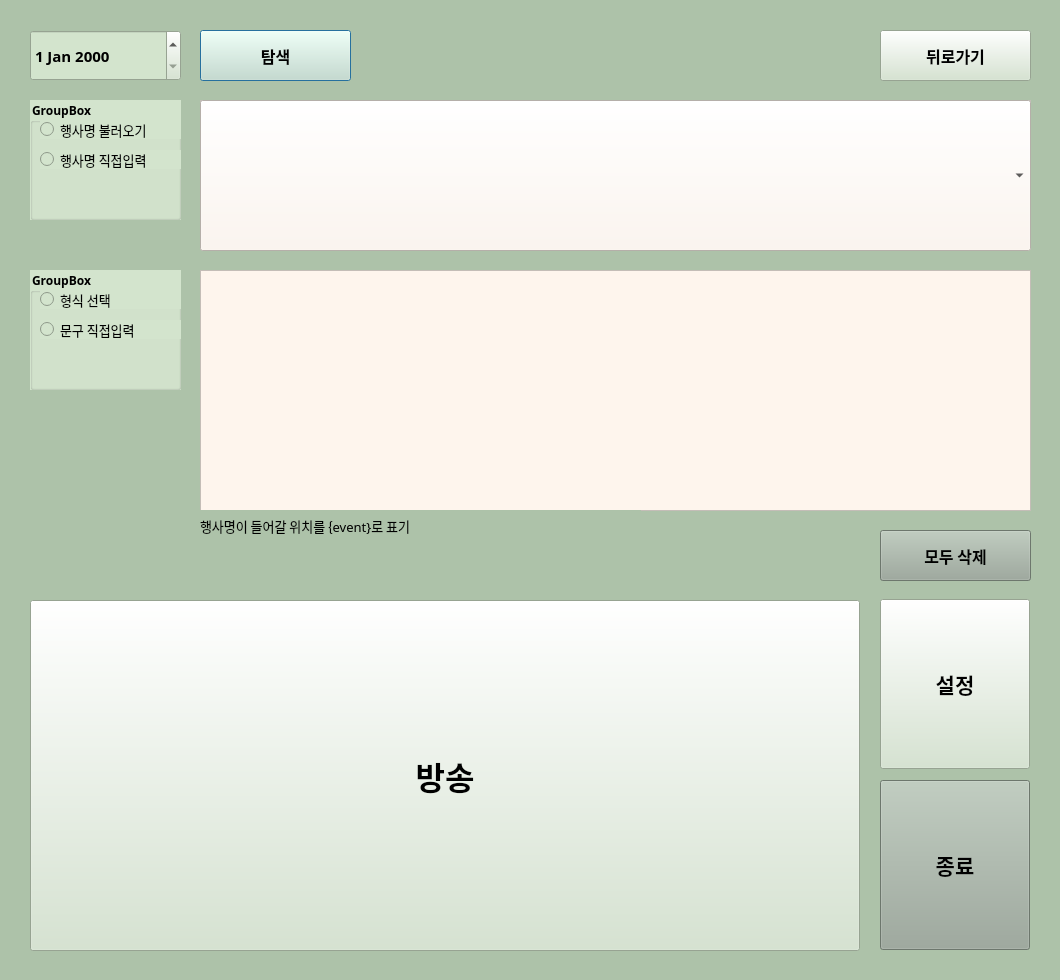
<?xml version="1.0" encoding="UTF-8"?>
<ui version="4.0">
 <class>Dialog</class>
 <widget class="QDialog" name="Dialog">
  <property name="geometry">
   <rect>
    <x>0</x>
    <y>0</y>
    <width>1060</width>
    <height>980</height>
   </rect>
  </property>
  <property name="windowTitle">
   <string>Dialog</string>
  </property>
  <property name="styleSheet">
   <string notr="true">background-color:rgb(173, 194, 169)</string>
  </property>
  <widget class="QPushButton" name="searchbutton">
   <property name="geometry">
    <rect>
     <x>200</x>
     <y>30</y>
     <width>151</width>
     <height>51</height>
    </rect>
   </property>
   <property name="font">
    <font>
     <family>한컴 고딕</family>
     <pointsize>12</pointsize>
     <weight>75</weight>
     <bold>true</bold>
    </font>
   </property>
   <property name="styleSheet">
    <string notr="true">background-color: rgb(211, 228, 205)</string>
   </property>
   <property name="text">
    <string>탐색</string>
   </property>
  </widget>
  <widget class="QDateEdit" name="date">
   <property name="enabled">
    <bool>true</bool>
   </property>
   <property name="geometry">
    <rect>
     <x>30</x>
     <y>30</y>
     <width>151</width>
     <height>51</height>
    </rect>
   </property>
   <property name="font">
    <font>
     <family>한컴 고딕</family>
     <pointsize>11</pointsize>
     <weight>75</weight>
     <bold>true</bold>
    </font>
   </property>
   <property name="styleSheet">
    <string notr="true">background-color:rgb(211, 228, 205)</string>
   </property>
  </widget>
  <widget class="QPushButton" name="pabutton">
   <property name="geometry">
    <rect>
     <x>30</x>
     <y>600</y>
     <width>830</width>
     <height>351</height>
    </rect>
   </property>
   <property name="font">
    <font>
     <family>한컴 고딕</family>
     <pointsize>24</pointsize>
     <weight>75</weight>
     <bold>true</bold>
    </font>
   </property>
   <property name="styleSheet">
    <string notr="true">background-color: rgb(211, 228, 205)</string>
   </property>
   <property name="text">
    <string>방송</string>
   </property>
  </widget>
  <widget class="QListWidget" name="listWidget">
   <property name="geometry">
    <rect>
     <x>200</x>
     <y>270</y>
     <width>831</width>
     <height>241</height>
    </rect>
   </property>
   <property name="styleSheet">
    <string notr="true">background-color:rgb(254, 245, 237)</string>
   </property>
   <item>
    <property name="text">
     <string>잠시 후 {event}가 있을 예정이니 채널을 2다시1번으로  맞추어 주시기  바랍니다.</string>
    </property>
   </item>
   <item>
    <property name="text">
     <string>지금부터 {event}가 시작됩니다. 모든 학생은 시청각실로 이동해주시기 바랍니다.</string>
    </property>
   </item>
   <item>
    <property name="text">
     <string>이상으로 {event}가 모두 종료되었습니다. 감사합니다.</string>
    </property>
   </item>
  </widget>
  <widget class="QGroupBox" name="groupBox">
   <property name="geometry">
    <rect>
     <x>30</x>
     <y>270</y>
     <width>151</width>
     <height>120</height>
    </rect>
   </property>
   <property name="font">
    <font>
     <family>한컴 고딕</family>
     <weight>75</weight>
     <bold>true</bold>
    </font>
   </property>
   <property name="styleSheet">
    <string notr="true">background-color:rgb(211, 228, 205)</string>
   </property>
   <property name="title">
    <string>GroupBox</string>
   </property>
   <widget class="QRadioButton" name="templatebutton">
    <property name="geometry">
     <rect>
      <x>10</x>
      <y>20</y>
      <width>158</width>
      <height>19</height>
     </rect>
    </property>
    <property name="font">
     <font>
      <family>한컴 고딕</family>
      <pointsize>10</pointsize>
     </font>
    </property>
    <property name="text">
     <string>형식 선택</string>
    </property>
   </widget>
   <widget class="QRadioButton" name="custombutton">
    <property name="geometry">
     <rect>
      <x>10</x>
      <y>50</y>
      <width>158</width>
      <height>19</height>
     </rect>
    </property>
    <property name="font">
     <font>
      <family>한컴 고딕</family>
      <pointsize>10</pointsize>
     </font>
    </property>
    <property name="text">
     <string>문구 직접입력</string>
    </property>
   </widget>
  </widget>
  <widget class="QTextEdit" name="textEdit">
   <property name="geometry">
    <rect>
     <x>200</x>
     <y>270</y>
     <width>831</width>
     <height>241</height>
    </rect>
   </property>
   <property name="styleSheet">
    <string notr="true">background-color:rgb(254, 245, 237)</string>
   </property>
  </widget>
  <widget class="QPushButton" name="deletebutton">
   <property name="geometry">
    <rect>
     <x>880</x>
     <y>530</y>
     <width>151</width>
     <height>51</height>
    </rect>
   </property>
   <property name="font">
    <font>
     <family>한컴 고딕</family>
     <pointsize>12</pointsize>
     <weight>75</weight>
     <bold>true</bold>
    </font>
   </property>
   <property name="styleSheet">
    <string notr="true">background-color:rgb(153, 167, 153)</string>
   </property>
   <property name="text">
    <string>모두 삭제</string>
   </property>
  </widget>
  <widget class="QLabel" name="info">
   <property name="geometry">
    <rect>
     <x>200</x>
     <y>510</y>
     <width>441</width>
     <height>31</height>
    </rect>
   </property>
   <property name="font">
    <font>
     <family>한컴 고딕</family>
     <pointsize>10</pointsize>
    </font>
   </property>
   <property name="text">
    <string>행사명이 들어갈 위치를 {event}로 표기</string>
   </property>
  </widget>
  <widget class="QPushButton" name="returnbutton">
   <property name="geometry">
    <rect>
     <x>880</x>
     <y>30</y>
     <width>151</width>
     <height>51</height>
    </rect>
   </property>
   <property name="font">
    <font>
     <family>한컴 고딕</family>
     <pointsize>12</pointsize>
     <weight>75</weight>
     <bold>true</bold>
    </font>
   </property>
   <property name="styleSheet">
    <string notr="true">background-color: rgb(211, 228, 205)</string>
   </property>
   <property name="text">
    <string>뒤로가기</string>
   </property>
  </widget>
  <widget class="QPushButton" name="quitbutton">
   <property name="geometry">
    <rect>
     <x>880</x>
     <y>780</y>
     <width>150</width>
     <height>170</height>
    </rect>
   </property>
   <property name="font">
    <font>
     <family>한컴 고딕</family>
     <pointsize>16</pointsize>
     <weight>75</weight>
     <bold>true</bold>
    </font>
   </property>
   <property name="styleSheet">
    <string notr="true">background-color:rgb(153, 167, 153)</string>
   </property>
   <property name="text">
    <string>종료</string>
   </property>
  </widget>
  <widget class="QPushButton" name="settingbutton">
   <property name="geometry">
    <rect>
     <x>880</x>
     <y>599</y>
     <width>150</width>
     <height>170</height>
    </rect>
   </property>
   <property name="font">
    <font>
     <family>한컴 고딕</family>
     <pointsize>16</pointsize>
     <weight>75</weight>
     <bold>true</bold>
    </font>
   </property>
   <property name="styleSheet">
    <string notr="true">background-color:rgb(211, 228, 205)</string>
   </property>
   <property name="text">
    <string>설정</string>
   </property>
  </widget>
  <widget class="QGroupBox" name="groupBox_2">
   <property name="geometry">
    <rect>
     <x>30</x>
     <y>100</y>
     <width>151</width>
     <height>120</height>
    </rect>
   </property>
   <property name="font">
    <font>
     <family>한컴 고딕</family>
     <pointsize>9</pointsize>
     <weight>75</weight>
     <bold>true</bold>
    </font>
   </property>
   <property name="styleSheet">
    <string notr="true">background-color:rgb(211, 228, 205)</string>
   </property>
   <property name="title">
    <string>GroupBox</string>
   </property>
   <widget class="QRadioButton" name="getevent">
    <property name="geometry">
     <rect>
      <x>10</x>
      <y>20</y>
      <width>151</width>
      <height>19</height>
     </rect>
    </property>
    <property name="font">
     <font>
      <family>한컴 고딕</family>
      <pointsize>10</pointsize>
     </font>
    </property>
    <property name="text">
     <string>행사명 불러오기</string>
    </property>
   </widget>
   <widget class="QRadioButton" name="writeevent">
    <property name="geometry">
     <rect>
      <x>10</x>
      <y>50</y>
      <width>151</width>
      <height>19</height>
     </rect>
    </property>
    <property name="font">
     <font>
      <family>한컴 고딕</family>
      <pointsize>10</pointsize>
     </font>
    </property>
    <property name="text">
     <string>행사명 직접입력</string>
    </property>
   </widget>
  </widget>
  <widget class="QTextEdit" name="textEdit_2">
   <property name="geometry">
    <rect>
     <x>200</x>
     <y>100</y>
     <width>831</width>
     <height>150</height>
    </rect>
   </property>
   <property name="styleSheet">
    <string notr="true">background-color:rgb(254, 245, 237)</string>
   </property>
  </widget>
  <widget class="QComboBox" name="combobox">
   <property name="geometry">
    <rect>
     <x>200</x>
     <y>100</y>
     <width>831</width>
     <height>151</height>
    </rect>
   </property>
   <property name="styleSheet">
    <string notr="true">background-color:rgb(254, 245, 237)</string>
   </property>
  </widget>
 </widget>
 <resources/>
 <connections/>
</ui>
